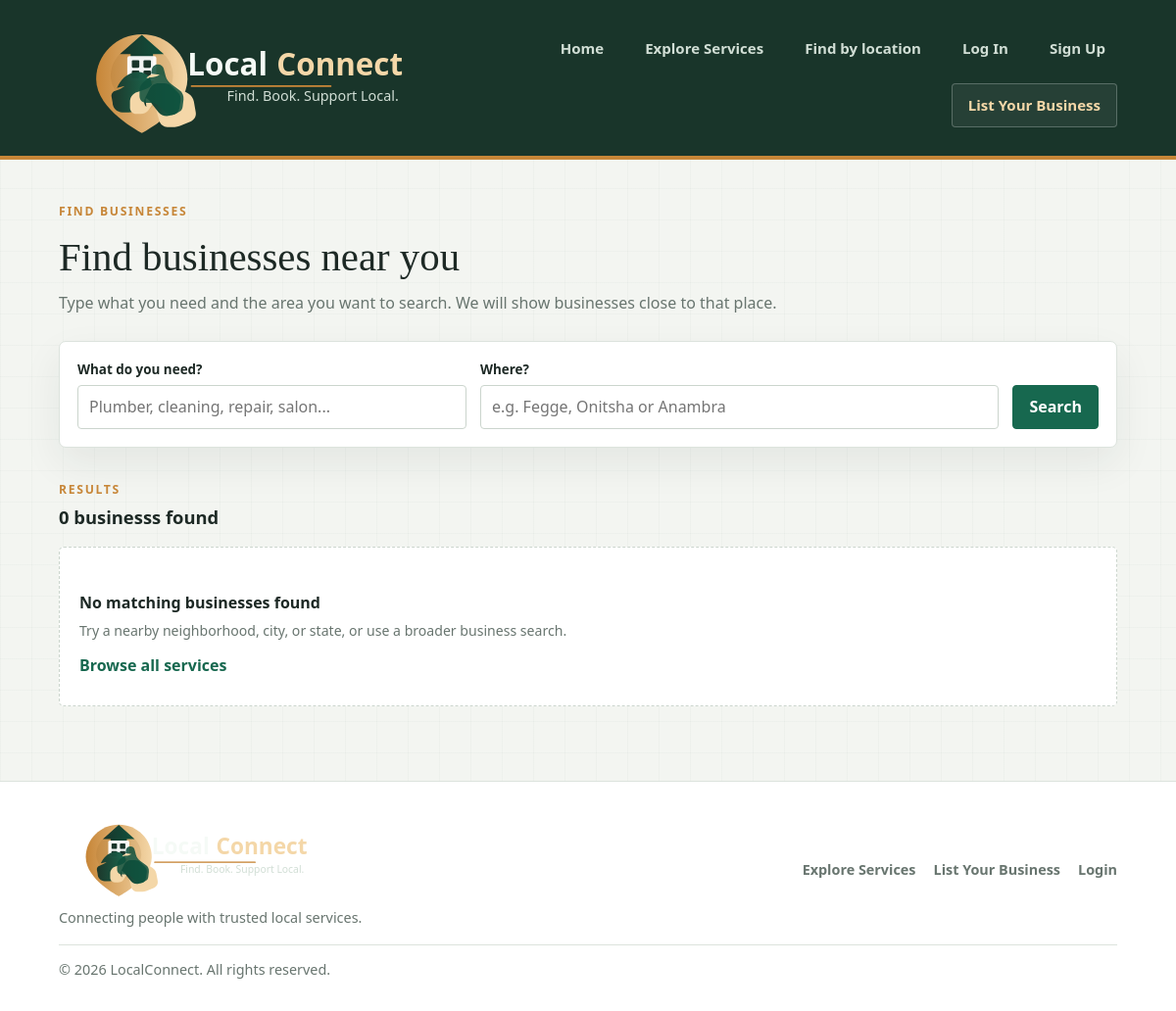
The app's page /find-nearby/, older data.
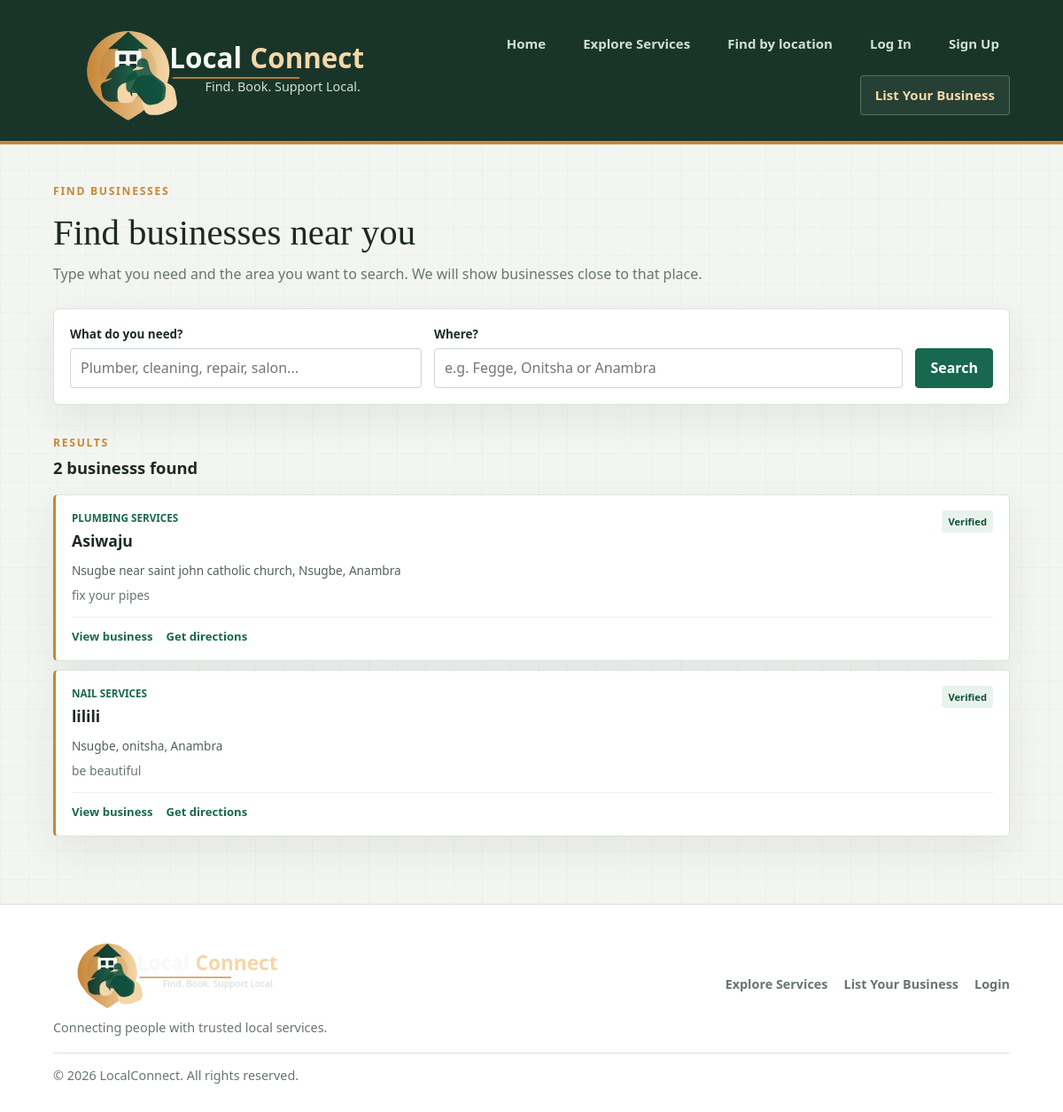
The same page, newer data.
### Handyman/models.py (models this page shows, shortened)
class ServiceProvider(models.Model):
    STATUS_CHOICES = [
        ('pending', 'Pending review'),
        ('approved', 'Approved'),
        ('rejected', 'Rejected'),
    ]
    name = models.CharField(max_length=150)
    category = models.ForeignKey(
        Category,
        on_delete=models.PROTECT,
        related_name="providers",
    )
    description = models.TextField()
    address = models.CharField(max_length=255)
    state = models.CharField(
        max_length=100,
        default="Anambra",
        db_index=True,
    )
    city = models.CharField(max_length=100, db_index=True)
    neighborhood = models.CharField(
        max_length=100,
        blank=True,
        db_index=True,
    )
    phone = models.CharField(max_length=30)
    email = models.EmailField(blank=True)
    website = models.URLField(blank=True)
    image = models.ImageField(
        upload_to="providers/",
        blank=True,
    )
    status = models.CharField(
        max_length=20,
        choices=STATUS_CHOICES,
        default='pending',
        db_index=True,
    )
    is_verified = models.BooleanField(default=False)
    owner = models.ForeignKey(
        settings.AUTH_USER_MODEL,
        on_delete=models.CASCADE,
        related_name='owned_providers',
        null=True,
        blank=True,
    )
    created_at = models.DateTimeField(auto_now_add=True)
    class Meta:
        ordering = ["name"]
    def get_absolute_url(self):
        return reverse(
            "provider_detail",
            kwargs={"pk": self.pk},
        )

class Category(models.Model):
    name = models.CharField(max_length=100, unique=True)
    description = models.TextField(blank=True, default="")
    parent = models.ForeignKey(
        "self",
        on_delete=models.CASCADE,
        null=True,
        blank=True,
        related_name="children",
    )
    slug = models.SlugField(unique=True)
    class Meta:
        ordering = ["name"]
        verbose_name_plural = "categories"

### Handyman/views.py (the view, shortened to what this page needs)
# urls.py: path("find-nearby/", views.find_nearby, name="find_nearby"),
def find_nearby(request):
	providers = ServiceProvider.objects.filter(status="approved").select_related("category")
	service_query = request.GET.get("service", "").strip()
	location_query = request.GET.get("location", "").strip()
	if service_query:
		providers = providers.filter(
			Q(name__icontains=service_query)
			| Q(description__icontains=service_query)
			| Q(category__name__icontains=service_query)
		)
	location_terms = [term.strip() for term in location_query.split(",") if term.strip()]
	return render(
		request,
		"Handyman/find_nearby.html",
		{
			"providers": providers.distinct(),
			"service_query": service_query,
			"location_query": location_query,
		},
	)

### templates/Handyman/find_nearby.html (shortened to what this page needs)
{% extends "base.html" %}
{% load static %}
{% block content %}
<section class="nearby-page section">
    <header class="nearby-heading">
        <p class="eyebrow">FIND BUSINESSES</p>
        <h1>Find businesses near you</h1>
        <p>Type what you need and the area you want to search. We will show businesses close to that place.</p>
    </header>
    <form method="get" class="nearby-search-form">
        <div class="nearby-field">
            <label for="service-query">What do you need?</label>
            <input id="service-query" type="search" name="service" value="{{ service_query }}" placeholder="Plumber, cleaning, repair, salon...">
        </div>
        <div class="nearby-field nearby-location-field">
            <label for="location-query">Where?</label>
            <input id="location-query" type="text" name="location" value="{{ location_query }}" placeholder="e.g. Fegge, Onitsha or Anambra" required>
        </div>
        <button type="submit" class="nearby-submit">Search</button>
    </form>
    <div class="nearby-results-heading">
        <div>
            <p class="eyebrow">RESULTS</p>
            <h2>{{ providers|length }} business{{ providers|length|pluralize }} found</h2>
        </div>
    </div>
    <div class="nearby-layout">
        <section class="nearby-results" aria-label="Businesses matching your search">
            {% for provider in providers %}
                <article class="nearby-result">
                    <div class="nearby-result-main">
                        <div class="nearby-result-title">
                            <div>
                                <p class="nearby-category">{{ provider.category.name }}</p>
                                <h3>{{ provider.name }}</h3>
                            </div>
                            {% if provider.is_verified %}<span class="verified">Verified</span>{% endif %}
                        </div>
                        <p class="nearby-address">{{ provider.address }}, {% if provider.neighborhood %}{{ provider.neighborhood }}, {% endif %}{{ provider.city }}, {{ provider.state }}</p>
                        <p class="nearby-description">{{ provider.description|truncatewords:24 }}</p>
                        <div class="nearby-actions">
                            <a class="nearby-detail-link" href="{{ provider.get_absolute_url }}">View business</a>
                            <a
                                class="nearby-directions"
                                href="https://www.google.com/maps/dir/?api=1&amp;destination={{ provider.address|urlencode }}%2C%20{{ provider.city|urlencode }}%2C%20{{ provider.state|urlencode }}"
                                target="_blank"
                                rel="noopener noreferrer"
                            >Get directions</a>
                        </div>
                    </div>
                </article>
            {% empty %}
                <div class="nearby-empty">
                    <h3>No matching businesses found</h3>
                    <p>Try a nearby neighborhood, city, or state, or use a broader business search.</p>
                    <a href="{% url 'explore_services' %}">Browse all services</a>
                </div>
            {% endfor %}
        </section>
    </div>
</section>
{% endblock %}

Row changes from the older to the newer data that the page shows:
added ServiceProvider: category.name "PLUMBING SERVICES", name "Asiwaju", is_verified "Verified", address "Nsugbe near saint john catholic church", city "Nsugbe", state "Anambra", description "fix your pipes"
added ServiceProvider: category.name "NAIL SERVICES", name "lilili", is_verified "Verified", address "Nsugbe", city "onitsha", state "Anambra", description "be beautiful"
Text that changed along with them:
{{ providers|length }}: "0" → "2"
text no longer shown: "No matching businesses found Try a nearby neighborhood, city, or state, or use a broader business search. Browse all services"
